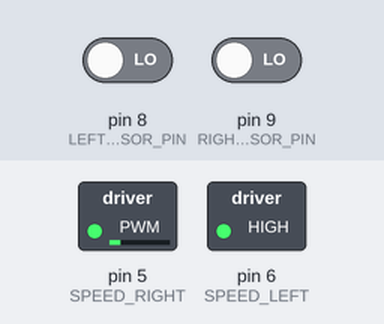
Bench run of a sketch on a simulated Arduino Uno, built with avr-gcc and run on an emulated ATmega328P. On the bench: switched loads named in the sketch (green lamp = pin HIGH). The test bench sets the inputs (shaded band); at power-on: pin 9 (RIGHT_SENSOR_PIN) LOW, pin 8 (LEFT_SENSOR_PIN) LOW. Random numbers use the default seed unless the sketch sets one; pins used as bus, display or sensor lines are not drawn.

Above: at 2.2 s.
2.3 s: pin 9 (RIGHT_SENSOR_PIN) driven HIGH
5.7 s: pin 8 (LEFT_SENSOR_PIN) driven HIGH
At 6.7 s:
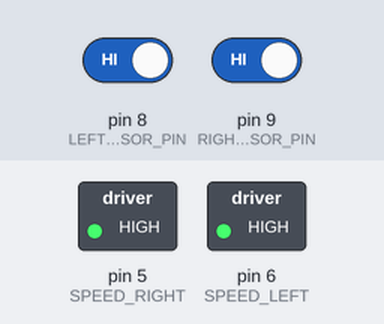
At 7.5 s:
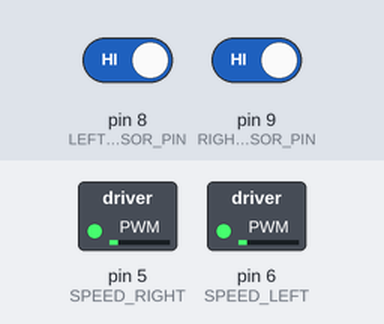
9.1 s: pin 8 (LEFT_SENSOR_PIN) driven LOW
12.5 s: pin 9 (RIGHT_SENSOR_PIN) driven LOW
At 15.8 s:
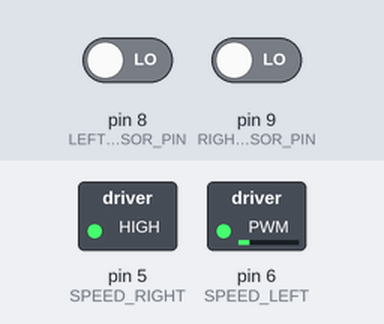
Timing chart, 0 to 16.9 s (numbered marks = the images above; inputs shaded):
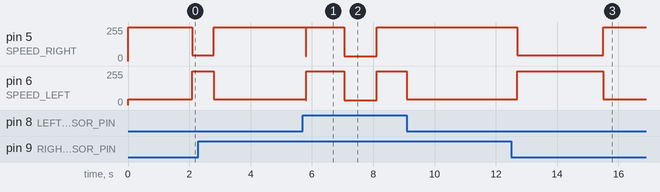

The sketch:

robot_cleaner.ino
```cpp
// Ìîòîðû ïîäêëþ÷àþòñÿ ê êëåììàì M1+,M1-,M2+,M2-
// Motor shield èñïîëüçóåò ÷åòûðå êîíòàêòà 6,5,7,4 äëÿ óïðàâëåíèÿ ìîòîðàìè
#define SPEED_LEFT       6
#define SPEED_RIGHT      5
#define DIR_LEFT         7
#define DIR_RIGHT        4
#define LEFT_SENSOR_PIN  8
#define RIGHT_SENSOR_PIN 9

// Ñêîðîñòü, ñ êîòîðîé ìû äâèæåìñÿ âïåð¸ä (0-255)
#define SPEED            255

// Ñêîðîñòü ïðîõîæäåíèÿ ñëîæíûõ ó÷àñòêîâ
#define SLOW_SPEED       35

#define BACK_SLOW_SPEED  45
#define BACK_FAST_SPEED  255

// Êîýôôèöèåíò, çàäàþùèé âî ñêîëüêî ðàç íóæíî çàòîðìîçèòü
// îäíî èç êîë¸ñ äëÿ ïîâîðîòà
#define BRAKE_K          4

#define STATE_FORWARD    0
#define STATE_RIGHT      1
#define STATE_LEFT       2

#define SPEED_STEP       2

#define FAST_TIME_THRESHOLD     500

int state = STATE_FORWARD;
int currentSpeed = SPEED;
int fastTime = 0;

void runForward()
{
    state = STATE_FORWARD;

    fastTime += 1;
    if (fastTime < FAST_TIME_THRESHOLD) {
        currentSpeed = SLOW_SPEED;
    } else {
        currentSpeed = min(currentSpeed + SPEED_STEP, SPEED);
    }

    analogWrite(SPEED_LEFT, currentSpeed);
    analogWrite(SPEED_RIGHT, currentSpeed);

    digitalWrite(DIR_LEFT, HIGH);
    digitalWrite(DIR_RIGHT, HIGH);
}

void steerRight()
{
    state = STATE_RIGHT;
    fastTime = 0;

    // Çàìåäëÿåì ïðàâîå êîëåñî îòíîñèòåëüíî ëåâîãî,
    // ÷òîáû íà÷àòü ïîâîðîò
    analogWrite(SPEED_RIGHT, 0);
    analogWrite(SPEED_LEFT, SPEED);
    //delay(100);
    digitalWrite(DIR_LEFT, HIGH);
    digitalWrite(DIR_RIGHT, HIGH);
}

void steerLeft()
{
    state = STATE_LEFT;
    fastTime = 0;

    analogWrite(SPEED_LEFT, 0);
    analogWrite(SPEED_RIGHT, SPEED);
   // delay(100);

    digitalWrite(DIR_LEFT, HIGH);
    digitalWrite(DIR_RIGHT, HIGH);
}


void stepBack(int duration, int state) {
    if (!duration)
        return;

    // Â çàâèñèìîñòè îò íàïðàâëåíèÿ ïîâîðîòà ïðè äâèæåíèè íàçàä áóäåì
    // äåëàòü íåáîëüøîé ðàçâîðîò
    int leftSpeed = (state == STATE_RIGHT) ? BACK_SLOW_SPEED : BACK_FAST_SPEED;
    int rightSpeed = (state == STATE_LEFT) ? BACK_SLOW_SPEED : BACK_FAST_SPEED;

    analogWrite(SPEED_LEFT, leftSpeed);
    analogWrite(SPEED_RIGHT, rightSpeed);

    // ðåâåðñ êîë¸ñ
    digitalWrite(DIR_RIGHT, LOW);
    digitalWrite(DIR_LEFT, LOW);

    delay(duration);
}


void setup()
{
    // Íàñòðàèâàåò âûâîäû ïëàòû 4,5,6,7 íà âûâîä ñèãíàëîâ
    for(int i = 4; i <= 7; i++)
        pinMode(i, OUTPUT);

    // Ñðàçó åäåì âïåð¸ä
    runForward();
}

void loop()
{
    // Íàø ðîáîò åçäèò ïî áåëîìó ïîëþ ñ ÷¸ðíûì òðåêîì. Â îáðàòíîì ñëó÷àå íå íóæíî
    // èíâåðòèðîâàòü çíà÷åíèÿ ñ äàò÷èêîâ
    boolean left = digitalRead(LEFT_SENSOR_PIN);
    boolean right = digitalRead(RIGHT_SENSOR_PIN);

    // Â êàêîå ñîñòîÿíèå íóæíî ïåðåéòè?
    int targetState;

    if (left && right) {
        // ïîä ñåíñîðàìè âñ¸ áåëîå èëè âñ¸ ÷¸ðíîå
        // åäåì âïåð¸ä
        targetState = STATE_FORWARD;
    } else if (left && !right) {
        // ëåâûé ñåíñîð óï¸ðñÿ â òðåê
        // ïîâîðà÷èâàåì íàëåâî
        targetState = STATE_LEFT;
        stepBack(600, targetState);
    }else if (right && !left) {
        // ëåâûé ñåíñîð óï¸ðñÿ â òðåê
        // ïîâîðà÷èâàåì íàëåâî
        targetState = STATE_RIGHT;
        stepBack(600, targetState);
    }
    else if (!left && !right) {

       int shit = random(0,2);
      if(shit == 0){
        targetState = STATE_LEFT;
      }
      else if(shit == 1){
        targetState = STATE_RIGHT;
      }

      stepBack(700, targetState);


       //targetState = !STATE_FORWARD;

      /*if(!left && right) {steerRight(); }
      if (!right && left) {steerLeft(); }
      */


    }


   /* if (state == STATE_FORWARD && targetState != STATE_FORWARD) {
        int brakeTime = (currentSpeed > SLOW_SPEED) ?
            currentSpeed : 0;
        stepBack(brakeTime, targetState);
    }*/

    switch (targetState) {
        case STATE_FORWARD:
            runForward();
            break;

        case STATE_RIGHT:
            steerRight();
            break;

        case STATE_LEFT:
            steerLeft();
            break;
    }

}
```

Measured:
- after the input at 5.7 s, pin 5 (SPEED_RIGHT): 255/255 → 35/255 after 1.4 s, → 255/255 1.1 s later; pin 6 (SPEED_LEFT): 45/255 → 255/255 after 0.10 s, → 35/255 1.2 s later, → 255/255 1.1 s later
- after the input at 12.5 s, pin 5 (SPEED_RIGHT): 255/255 → 45/255 after 0.20 s, → 255/255 2.8 s later; pin 6 (SPEED_LEFT): 45/255 → 255/255 after 0.20 s, → 45/255 2.8 s later
